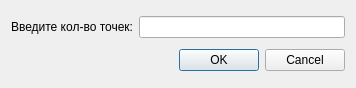
<?xml version="1.0" encoding="UTF-8"?>
<ui version="4.0">
 <class>AddStepWindow</class>
 <widget class="QDialog" name="AddStepWindow">
  <property name="geometry">
   <rect>
    <x>0</x>
    <y>0</y>
    <width>356</width>
    <height>88</height>
   </rect>
  </property>
  <property name="sizePolicy">
   <sizepolicy hsizetype="Fixed" vsizetype="Fixed">
    <horstretch>0</horstretch>
    <verstretch>0</verstretch>
   </sizepolicy>
  </property>
  <property name="windowTitle">
   <string>Добавление шагов</string>
  </property>
  <layout class="QGridLayout" name="gridLayout">
   <item row="0" column="0">
    <widget class="QLabel" name="label">
     <property name="text">
      <string>Введите кол-во точек:</string>
     </property>
     <property name="alignment">
      <set>Qt::AlignRight|Qt::AlignTrailing|Qt::AlignVCenter</set>
     </property>
    </widget>
   </item>
   <item row="0" column="1">
    <widget class="QLineEdit" name="lineEdit">
     <property name="inputMask">
      <string/>
     </property>
    </widget>
   </item>
   <item row="1" column="0" colspan="2">
    <widget class="QDialogButtonBox" name="buttonBox">
     <property name="orientation">
      <enum>Qt::Horizontal</enum>
     </property>
     <property name="standardButtons">
      <set>QDialogButtonBox::Cancel|QDialogButtonBox::Ok</set>
     </property>
    </widget>
   </item>
  </layout>
 </widget>
 <resources/>
 <connections>
  <connection>
   <sender>buttonBox</sender>
   <signal>accepted()</signal>
   <receiver>AddStepWindow</receiver>
   <slot>accept()</slot>
   <hints>
    <hint type="sourcelabel">
     <x>248</x>
     <y>254</y>
    </hint>
    <hint type="destinationlabel">
     <x>157</x>
     <y>274</y>
    </hint>
   </hints>
  </connection>
  <connection>
   <sender>buttonBox</sender>
   <signal>rejected()</signal>
   <receiver>AddStepWindow</receiver>
   <slot>reject()</slot>
   <hints>
    <hint type="sourcelabel">
     <x>316</x>
     <y>260</y>
    </hint>
    <hint type="destinationlabel">
     <x>286</x>
     <y>274</y>
    </hint>
   </hints>
  </connection>
 </connections>
</ui>
